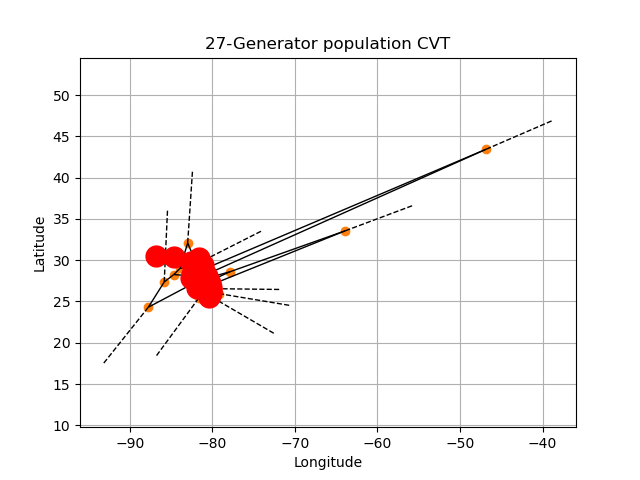

Write Python code to recreate this figure.
#! /usr/bin/env python3
#
def file_column_count ( filename ):

#*****************************************************************************80
#
## file_column_count() counts the number of words in a typical column of a file.
#
#  Licensing:
#
#    This code is distributed under the MIT license.
#
#  Modified:
#
#    13 October 2014
#
#  Author:
#
#    John Burkardt
#
#  Input:
#
#    string FILENAME, the name of the file.
#
#  Output:
#
#    integer COLUMN_COUNT, the number of words in a typical column.
#
  column_count = -1

  input = open ( filename, 'r' )

  column_count = 0

  for line in input:

    if ( line[0] == '#' ):
      continue
    else:

      wc = 0
      for word in line.strip().split():
         wc = wc + 1

      if ( wc == 0 ):
        continue
      elif ( column_count == 0 ):
        column_count = wc
        break

  input.close ( )

  return column_count

def file_column_count_test ( ):

#*****************************************************************************80
#
## file_column_count_test() tests file_column_count().
#
#  Licensing:
#
#    This code is distributed under the MIT license.
#
#  Modified:
#
#    03 December 2014
#
#  Author:
#
#    John Burkardt
#
  import platform

  print ( '' )
  print ( 'file_column_count_test:' )
  print ( '  Count the number of columns in a typical text file line.' )

  filename = 'r8vec2_write_test.txt'
  column_count = file_column_count ( filename )

  print ( '' )
  print ( '  Number of columns in "%s" is %d' % ( filename, column_count ) )

  return

def file_row_count ( filename ):

#*****************************************************************************80
#
## file_row_count() counts the number of rows (lines) in a file.
#
#  Licensing:
#
#    This code is distributed under the MIT license.
#
#  Modified:
#
#    13 October 2014
#
#  Author:
#
#    John Burkardt
#
#  Input:
#
#    string FILENAME, the name of the file.
#
#  Output:
#
#    integer ROW_COUNT, the number of rows in the file.
#
  row_count = -1

  input = open ( filename, 'r' )

  row_count = 0

  for line in input:

    if ( line[0] == '#' ):
      continue
    else:

      wc = 0
      for word in line.strip().split():
         wc = wc + 1

      if ( wc == 0 ):
        continue
      else:
        row_count = row_count + 1

  input.close ( )

  return row_count

def file_row_count_test ( ):

#*****************************************************************************80
#
## file_row_count_test() tests file_row_count().
#
#  Licensing:
#
#    This code is distributed under the MIT license.
#
#  Modified:
#
#    03 December 2014
#
#  Author:
#
#    John Burkardt
#
  import platform

  print ( '' )
  print ( 'file_row_count_test:' )
  print ( '  Count the number of rows in a text file.' )

  filename = 'r8vec2_write_test.txt'
  row_count = file_row_count ( filename )

  print ( '' )
  print ( '  Number of rows in "%s" is %d' % ( filename, row_count ) )

  return

def florida_cdf_pop ( pop ):

#*****************************************************************************80
#
## florida_cdf_pop() constructs a CDF for the Florida population census data.
#
#  Discussion:
#
#    Given the population counts for sites indexed 1 through N,
#    CDF(I) will be the sum of populations 0 through I-1, divided
#    by the total population.
#
#    Then a random number 0 <= R <= 1 can be used to randomly sample
#    the population, by finding I such that CDF(I) <= R < CDF(I+1).
#
#    This, in turn, can be used to identify a particular location
#    in Florida, using the index I to reference its longitude and latitude.
#
#  Licensing:
#
#    This code is distributed under the MIT license.
#
#  Modified:
#
#    13 November 2016
#
#  Author:
#
#    John Burkardt
#
#  Output:
#
#    int POP(N), the population of the city.
#
#    real CDF(N+1), the CDF for the population.
#
  import numpy as np

  n = len ( pop )
  cdf = np.zeros ( n + 1, dtype = np.float64 )
  for i in range ( 0, n ):
    cdf[i+1] = cdf[i] + pop[i]
#
#  Normalize.
#
  pop_sum = np.sum ( pop )
  cdf = cdf / float ( pop_sum )

  return cdf

def florida_cdf_pop_test ( ):

#*****************************************************************************80
#
## florida_cdf_pop_test() tests florida_cdf_pop().
#
#  Licensing:
#
#    This code is distributed under the MIT license.
#
#  Modified:
#
#    13 November 2016
#
#  Author:
#
#    John Burkardt
#
  import numpy as np
  import platform

  print ( '' )
  print ( 'florida_cdf_pop_test():' )
  print ( '  python version: ' + platform.python_version ( ) )
  print ( '  numpy version:  ' + np.version.version )
  print ( '  florida_cdf_pop() constructs a cumulative distribution function (CDF)' )
  print ( '  from a vector of population data.' )
  print ( '' )
  print ( '  Note that CDF is indexed 1 through N+1.' )
#
#  Read the longitude, latitude, population of each census tract.
#
  filename = 'florida_census.txt'

  lon, lat, pop = florida_census_reader ( filename )
#
#  Construct the CDF.
#
  cdf = florida_cdf_pop ( pop )
#
#  Get the size of the data.
#
  n = len ( lon )
#
#  Print some of the data.
#
  print ( '' )
  print ( '       #        POP             CDF' )
  print ( '' )
  print ( '%8d                         %14.6g' % ( 0, cdf[0] ) )
  for i in range ( 0, n ):
    if ( i < 10 or n - 10 <= i ):
      print ( '%8d  %8d  %14.6g' % ( i, pop[i], cdf[i+1] ) )
    elif ( i == 10 ):
      print ( '........  ...........  ........  ..............' )

  return

def florida_census_reader ( filename ):

#*****************************************************************************80
#
## florida_census_reader() reads a simplified Florida census file.
#
#  Discussion:
#
#    Each line has a geometric location ID, population, longitude, latitude.
#
#  Licensing:
#
#    This code is distributed under the MIT license.
#
#  Modified:
#
#    13 November 2016
#
#  Author:
#
#    John Burkardt
#
#  Input:
#
#    string FILENAME, the name of the input file.
#
#  Output:
#
#    real LON(M), LAT(M), the longitude and latitude.
#
#    integer POP(M), the population.
#
  import numpy as np

  m = 4245

  input = open ( filename, 'r' )

  pop = np.zeros ( m, dtype = np.int32 )
  lon = np.zeros ( m, dtype = np.float64 )
  lat = np.zeros ( m, dtype = np.float64 )

  i = 0
  for line in input:

    data = line.split ( )
    id = int ( data[0] )
    pop[i] = int ( data[1] )
    lon[i] = float ( data[2] )
    lat[i] = float ( data[3] )
    i = i + 1

  input.close ( )

  return lon, lat, pop

def florida_census_reader_test ( ):

#*****************************************************************************80
#
## florida_census_reader_test() tests florida_census_reader().
#
#  Licensing:
#
#    This code is distributed under the MIT license.
#
#  Modified:
#
#    13 November 2016
#
#  Author:
#
#    John Burkardt
#
  import platform

  print ( '' )
  print ( 'florida_census_reader_test:' )
  print ( '  Python version: %s' % ( platform.python_version ( ) ) )
  print ( '  florida_census_reader reads data from a cut down census file.' )

  filename = 'florida_census.txt'
  lon, lat, pop = florida_census_reader ( filename )

  n = len ( lon )

  print ( '' )
  print ( ' Index  Longitude    Latitude    Population' )
  print ( '' )
  for i in range ( 0, n ):
    print ( '  %4d  %14.6g  %14.6g  %8d' % ( i, lon[i], lat[i], pop[i] ) )

  return

def florida_centroid_pop ( gen_lon, gen_lat, sample_num, pop_lon, pop_lat, \
  pop_cdf ):

#*****************************************************************************80
#
## florida_centroid_pop() estimates centroids of Voronoi regions, given generators.
#
#  Discussion:
#
#    The calculation is based on population sampling.
#
#  Licensing:
#
#    This code is distributed under the MIT license.
#
#  Modified:
#
#    13 November 2016
#
#  Input:
#
#    real GEN_LON(*), GEN_LAT(*), the longitude and latitude 
#    of generators to be displayed on a map of Florida.
#
#    integer SAMPLE_NUM, the number of samples to use.
#
#    real POP_LON(M), POP_LAT(M), the longitude and latitude for
#    the population data points.
#
#    real POP_cdf(M+1), the CDF for the population.
#
#  Output:
#
#    real CEN_LON(*), CEN_LAT(*), the longitude and latitude 
#    of the population centroids of the Voronoi regions.
#
  import numpy as np
#
#  Initialize the counts for each generator.
#
  n = len ( gen_lon )
  cen_lat = np.zeros ( n, dtype = np.float64 )
  cen_lon = np.zeros ( n, dtype = np.float64 )
  cen_count = np.zeros ( n, dtype = np.int32 )
#
#  Choose random persons in Florida.
#
  indx = florida_sample_pop ( sample_num, pop_cdf )
#
#  Associate each sample person with one of the generators.
#
  for s in range ( 0, sample_num ):

    d_min = np.Inf
    i_min = -1
    for i in range ( 0, n ):
      d = ( pop_lat[indx[s]] - gen_lat[i] ) ** 2 \
        + ( pop_lon[indx[s]] - gen_lon[i] ) ** 2
      if ( d < d_min ):
        d_min = d
        i_min = i

    cen_lat[i_min] = cen_lat[i_min] + pop_lat[indx[s]]
    cen_lon[i_min] = cen_lon[i_min] + pop_lon[indx[s]]
    cen_count[i_min] = cen_count[i_min] + 1
#
#  Set the centroid estimates.
#
  for i in range ( 0, n ):
    if ( cen_count[i] == 0 ):
      cen_lon[i] = gen_lon[i]
      cen_lat[i] = gen_lat[i]
    else:
      cen_lon[i] = cen_lon[i] / cen_count[i]
      cen_lat[i] = cen_lat[i] / cen_count[i]

  return cen_lon, cen_lat

def florida_centroid_pop_test ( ):

#*****************************************************************************80
#
## florida_centroid_pop_test() tests florida_centroid_pop().
#
#  Licensing:
#
#    This code is distributed under the MIT license.
#
#  Modified:
#
#    29 June 2016
#
#  Author:
#
#    John Burkardt
#
  import numpy as np
  import platform

  print ( '' )
  print ( 'florida_centroid_pop_test:' )
  print ( '  Python version: %s' % ( platform.python_version ( ) ) )
  print ( '  florida_centroid_pop can estimate the centroids of' )
  print ( '  the Voronoi cells associated with a set of points' )
  print ( '  within the boundaries of Florida,' )
  print ( '  expressed as longitudes and latitudes.' )
#
#  Set the generator data.
#
  names = [ \
  'Pensacola', \
  'Tallahassee', \
  'Jacksonville', \
  'Tampa', \
  'Gainesville', \
  'Orlando', \
  'Miami' ]

  gen_lat = np.array ( [ \
   30.43, \
   30.46, \
   30.34, \
   27.97, \
   29.65, \
   28.42, \
   25.78 ] )

  gen_lon = np.array ( [ \
    -87.20, \
    -84.25, \
    -81.66, \
    -82.48, \
    -82.32, \
    -81.30, \
    -80.21 ] )
#
#  Read the longitude, latitude, population of each census tract.
#
  filename = 'florida_census.txt'

  pop_lon, pop_lat, pop_count = florida_census_reader ( filename )
#
#  Construct the CDF.
#
  pop_cdf = florida_cdf_pop ( pop_count )
#
#  Estimate the centroids.
#
  sample_num = 5000

  cen_lon, cen_lat = florida_centroid_pop ( gen_lon, \
    gen_lat, sample_num, pop_lon, pop_lat, pop_cdf )
#
#  Show generators, centroids, and Voronoi region together.
# 
  filename = 'florida_centroid_pop.png'

  plot_title = 'Population centroids (red) of Voronoi cells for cities (black).'

  florida_voronoi_display ( gen_lon, gen_lat, cen_lon, cen_lat, filename, \
    plot_title )

  return

def florida_cvt_pop ( gen_lon, gen_lat, pop_lon, pop_lat, pop_cdf ):

#*****************************************************************************80
#
## florida_cvt_pop() estimates a CVT for Florida based on population data.
#
#  Licensing:
#
#    This code is distributed under the MIT license.
#
#  Modified:
#
#    13 November 2016
#
#  Author:
#
#    John Burkardt
#
#  Input:
#
#    real GEN_LON(N), GEN_LAT(N), points to be used as the initial
#    generators.
#
#    real POP_LON(M), POP_LAT(M), the longitude and latitude for
#    the population data points.
#
#    real POP_cdf(M+1), the CDF for the population.
#
#  Output:
#
#    real GEN_LON(N), GEN_LAT(N), improved estimates of the CVT
#    generators.
#

#
#  The N points are are first estimate of the CVT generators.
#
  n = len ( gen_lon )
#
#  Display the points.
#
  filename = ''
  plot_title = 'Initial CVT Generator Estimates'
  florida_point_display ( gen_lon, gen_lat, filename, plot_title )
#
#  Prepare for random sampling.
#
  sample_num = 5000

  for step in range ( 1, 11 ):

    cen_lon, cen_lat = florida_centroid_pop ( gen_lon, gen_lat, \
      sample_num, pop_lon, pop_lat, pop_cdf )

    filename = ''
    plot_title = ( 'CVT Step %d' % ( step ) )
    florida_voronoi_display ( gen_lon, gen_lat, cen_lon, cen_lat, filename, \
      plot_title )

    filename = ''
    plot_title = ( 'Generators after step %d' % ( step ) )
    florida_point_display ( cen_lon, cen_lat, filename, plot_title )

    gen_lon = cen_lon
    gen_lat = cen_lat

  return gen_lon, gen_lat

def florida_cvt_pop_test ( ):

#*****************************************************************************80
#
## florida_cvt_pop_test() tests florida_cvt_pop().
#
#  Licensing:
#
#    This code is distributed under the MIT license.
#
#  Modified:
#
#    13 November 2016
#
#  Author:
#
#    John Burkardt
#
  import platform

  print ( '' )
  print ( 'florida_cvt_pop_test:' )
  print ( '  Python version: %s' % ( platform.python_version ( ) ) )
  print ( '  florida_cvt_pop can estimate the population centroidal' )
  print ( '  Voronoi tessellation (CVT) of a set of points' )
  print ( '  within the boundaries of Florida,' )
  print ( '  expressed as longitudes and latitudes.' )
#
#  Read the longitude, latitude, population and geoid of each census tract.
#
  filename = 'florida_census.txt'
  pop_lon, pop_lat, pop_count = florida_census_reader ( filename )
#
#  Construct the CDF.
#
  pop_cdf = florida_cdf_pop ( pop_count )
#
#  Select N locations uniformly at random with respect to population.
#
  n = 27
  indx = florida_sample_pop ( n, pop_cdf )
  gen_lat = pop_lat[indx[0:n]]
  gen_lon = pop_lon[indx[0:n]]
#
#  Estimate the CVT.
#
  gen_lon, gen_lat = florida_cvt_pop ( gen_lon, gen_lat, pop_lon, pop_lat, \
    pop_cdf )
#
#  Estimate the centroids.
#
  sample_num = 5000
  cen_lon, cen_lat = florida_centroid_pop ( gen_lon, gen_lat, \
    sample_num, pop_lon, pop_lat, pop_cdf )
#
#  Show generators, centroids, and Voronoi region together.
#
  filename = 'florida_cvt_pop.png'
  plot_title = ( '%d-Generator population CVT' % ( n ) )
  florida_voronoi_display ( gen_lon, gen_lat, cen_lon, cen_lat, filename, plot_title )

  return

def florida_pdf_pop ( pop ):

#*****************************************************************************80
#
## florida_pdf_pop() constructs a PDF for the Florida population census data.
#
#  Discussion:
#
#    Given the population counts for sites indexed 1 through N,
#    PDF(I) will be the populations of district I divided by the total.
#
#  Licensing:
#
#    This code is distributed under the MIT license.
#
#  Modified:
#
#    13 November 2016
#
#  Author:
#
#    John Burkardt
#
#  Output:
#
#    int POP(N), the population for each census location.
#
#    real PDF(N), the PDF for the population.
#
  import numpy as  np
#
#  Normalize.
#
  n = len ( pop )
  pdf = np.zeros ( n )
  pop_sum = float ( np.sum ( pop ) )
  pdf[0:n] = pop[0:n] / pop_sum

  return pdf

def florida_pdf_pop_test ( ):

#*****************************************************************************80
#
## florida_pdf_pop_test() tests florida_pdf_pop().
#
#  Licensing:
#
#    This code is distributed under the MIT license.
#
#  Modified:
#
#    13 November 2016
#
#  Author:
#
#    John Burkardt
#
  import platform

  print ( '' )
  print ( 'florida_pdf_pop_test:' )
  print ( '  Python version: %s' % ( platform.python_version ( ) ) )
  print ( '  florida_pdf_pop constructs a probability distribution function (PDF)' )
  print ( '  from a vector of population data.' )
#
#  Read the longitude, latitude, population and geoid of each census tract.
#
  filename = 'florida_census.txt'

  lon, lat, pop = florida_census_reader ( filename )
#
#  Construct the PDF.
#
  pdf = florida_pdf_pop ( pop )
#
#  Get the size of the data.
#
  n = len ( lon )
#
#  Print some of the data.
#
  print ( '' )
  print ( '       #        POP             PDF' )
  print ( '' )
  for i in range ( 0, n ):
    if ( i < 10 or n - 10 <= i ):
      print ( '%8d  %8d  %14.6g' % ( i, pop[i], pdf[i] ) )
    elif ( i == 10 ):
      print ( '........  ........  ..............' )

  return

def florida_point_display ( p_lon, p_lat, filename, plot_title ):

#*****************************************************************************80
#
## florida_point_display() displays points within the boundaries of Florida.
#
#  Discussion:
#
#    The points are assumed to be given in terms of longitude and latitude.
#
#  Licensing:
#
#    This code is distributed under the MIT license.
#
#  Modified:
#
#    05 November 2016
#
#  Input:
#
#    real P_LON(*), P_LAT(*), the longitude and latitude of the points.
#
#    string FILENAME, a name for the graphics file.
#    If FILENAME is '', the plot is not saved.
#
#    string PLOT_TITLE, a title for the plot.
#
  import matplotlib.pyplot as plt

  f_lon, f_lat = florida_shape_read ( )

  plt.plot ( f_lon, f_lat, linewidth = 2, color = 'g' )

  plt.plot ( p_lon, p_lat, 'ro', markersize = 15 )

  plt.axis ( 'equal' )
  plt.grid ( True )
  plt.xlabel ( 'Longitude' )
  plt.ylabel ( 'Latitude' )
  plt.title ( plot_title )
  if ( 0 < len ( filename ) ):
    plt.savefig ( filename )
    print ( '' )
    print ( '  Graphics data saved as "%s"' % ( filename ) )
  plt.show ( block = False )
  plt.close ( )

  return

def florida_point_display_test ( ):

#*****************************************************************************80
#
## florida_point_display_test() tests florida_point_display().
#
#  Licensing:
#
#    This code is distributed under the MIT license.
#
#  Modified:
#
#    05 November 2016
#
#  Author:
#
#    John Burkardt
#
  import numpy as np
  import platform

  print ( '' )
  print ( 'florida_point_display_test:' )
  print ( '  Python version: %s' % ( platform.python_version ( ) ) )
  print ( '  florida_point_display can display a set of points' )
  print ( '  within the boundaries of Florida,' )
  print ( '  expressed as longitudes and latitudes.' )

  name = [ \
  'Pensacola', \
  'Tallahassee', \
  'Jacksonville', \
  'Tampa', \
  'Gainesville', \
  'Orlando', \
  'Miami' ]

  p_lat = np.array ( [ \
   30.43, \
   30.46, \
   30.34, \
   27.97, \
   29.65, \
   28.42, \
   25.78 ] )

  p_lon = np.array ( [ \
    -87.20, \
    -84.25, \
    -81.66, \
    -82.48, \
    -82.32, \
    -81.30, \
    -80.21 ] )

  filename = 'florida_point_display.png'
  plot_title = 'Seven Florida Cities'
  florida_point_display ( p_lon, p_lat, filename, plot_title )

  return

def florida_sample_pop ( n, cdf ):

#*****************************************************************************80
#
## florida_sample_pop() randomly samples the Florida population data.
#
#  Discussion:
#
#    M census districts have been given, and for each district,
#    a total population was listed.
#
#    A CDF vector CDF(1:M+1) was created, such that CDF(I) is the probability
#    that a person resides in a district of index less than or equal to I.
#
#    We now ask for N random samples of the population, which means we will
#    return N values I between 1 and M, selected randomly and weighted by
#    population.
#
#  Licensing:
#
#    This code is distributed under the MIT license.
#
#  Modified:
#
#    13 November 2016
#
#  Author:
#
#    John Burkardt
#
#  Input:
#
#    integer N, the number of random samples requested.
#
#    real CDF(M+1), the CDF for the population.
#
#  Output:
#
#    integer INDX(N), a sequence of indices between 0 and N - 1.
#
  from numpy.random import default_rng
  import numpy as np

  rng = default_rng ( )

  rvec = rng.random ( size = n )

  indx = np.zeros ( n, dtype = np.int32 )

  m = len ( cdf )

  for j in range ( 0, n ):
    for i in range ( 0, m ):
      if ( rvec[j] <= cdf[i+1] ):
        indx[j] = i
        break      

  return indx

def florida_sample_pop_test ( ):

#*****************************************************************************80
#
## florida_sample_pop_test() tests florida_sample_pop().
#
#  Licensing:
#
#    This code is distributed under the MIT license.
#
#  Modified:
#
#    13 November 2016
#
#  Author:
#
#    John Burkardt
#
  import platform

  print ( '' )
  print ( 'florida_sample_pop_test:' )
  print ( '  Python version: %s' % ( platform.python_version ( ) ) )
  print ( '  florida_sample_pop randomly samples census districts' )
  print ( '  weighted by population.' )
#
#  Read the longitude, latitude, population and geoid of each census tract.
#
  filename = 'florida_census.txt'

  lon, lat, pop = florida_census_reader ( filename )
#
#  Construct the PDF, just for printing convenience.
#
  pdf = florida_pdf_pop ( pop )
#
#  Construct the CDF.
#
  cdf = florida_cdf_pop ( pop )
#
#  Get N random samples.
#
  n = 50

  indx = florida_sample_pop ( n, cdf )
#
#  Print some of the data.
#
  print ( '' )
  print ( '       #      INDX        POP             PDF' )
  print ( '' )

  for i in range ( 0, n ):
    if ( i <= 9 or n - 10 <= i ):
      print ( '%8d  %8d  %8d  %14.6f' % ( i, indx[i], pop[indx[i]], pdf[indx[i]] ) )
    elif ( i == 10 ):
      print ( '........  ........  ...........  ........  ..............' )
#
#  Plot the sample points.
#
  filename = 'florida_sample_pop.png'
  plot_title = '50 spots uniformly sampled by populiation'
  florida_point_display ( lon[indx[0:n]], lat[indx[0:n]], filename, plot_title )

  return

def florida_shape_display ( lon, lat, filename, plot_title ):

#*****************************************************************************80
#
## florida_shape_display() displays the shape of Florida.
#
#  Licensing:
#
#    This code is distributed under the MIT license.
#
#  Modified:
#
#    04 November 2016
#
#  Input:
#
#    real LON(*), LAT(*), the longitude and latitude of the points.
#
#    string FILENAME, a name for the graphics file.
#
#    string PLOT_TITLE, a title for the plot.
#
  import matplotlib.pyplot as plt

  plt.plot ( lon, lat, linewidth = 2, color = 'r' )
  plt.axis ( 'equal' )
  plt.grid ( 'on' )
  plt.xlabel ( 'Longitude' )
  plt.ylabel ( 'Latitude' )
  plt.title ( plot_title )
  if ( 0 < len ( filename ) ):
    plt.savefig ( filename )
    print ( '' )
    print ( '  Plot saved as "%s"' % ( filename ) )
  plt.show ( block = False )
  plt.close ( )

  return

def florida_shape_display_test ( ):

#*****************************************************************************80
#
## florida_shape_display_test() tests florida_shape_display().
#
#  Licensing:
#
#    This code is distributed under the MIT license.
#
#  Modified:
#
#    04 November 2016
#
#  Author:
#
#    John Burkardt
#
  import platform
  
  print ( '' )
  print ( 'florida_shape_display_test:' )
  print ( '  Python version: %s' % ( platform.python_version ( ) ) )
  print ( '  florida_shape_display displays the shape of Florida.' )

  filename = 'florida_shape.txt'
  m = r8vec2_header_read ( filename )
  lon, lat = r8vec2_data_read ( filename, m )

  filename = 'florida_shape_display.png'
  plot_title = 'The shape of Florida'

  florida_shape_display ( lon, lat, filename, plot_title )

  return

def florida_shape_read ( ):

#*****************************************************************************80
#
## florida_shape_read() extracts the low resolution Florida polygon.
#
#  Discussion:
#
#    The MATLAB Mapping Toolbox includes information about high and
#    low resolution polygonal models of US States.  We want to examine
#    the low resolution polygonal model of Florida.
#
#  Licensing:
#
#    This code is distributed under the MIT license.
#
#  Modified:
#
#    04 November 2016
#
#  Output:
#
#    real LON(*), LAT(*), the longitude and latitude of the
#    polygonal vertices, listed in counterclockwise order.
#
  filename = 'florida_shape.txt'
  m = r8vec2_header_read ( filename )
  lon, lat = r8vec2_data_read ( filename, m )

  return lon, lat

def florida_shape_read_test ( ):

#*****************************************************************************80
#
## florida_shape_read_test() tests florida_shape_read().
#
#  Licensing:
#
#    This code is distributed under the MIT license.
#
#  Modified:
#
#    04 November 2016
#
#  Author:
#
#    John Burkardt
#
  import platform

  print ( '' )
  print ( 'florida_shape_read_test:' )
  print ( '  Python version: %s' % ( platform.python_version ( ) ) )
  print ( '  florida_shape_read returns informaition defining' )
  print ( '  a low-resolution polygonal model of Florida.' )

  lon, lat = florida_shape_read ( )
#
#  Print some of the information.
#
  n = len ( lon )
  r8vec2_print_some ( n, lon, lat, 10, \
    '  Longitude/Latitude, Florida Polygon Vertices:' ) 
#
#  Show generators, centroids, and Voronoi region together.
# 
  filename = 'florida_shape_read.png';
  plot_title = 'Low resolution polygonal outline of Florida';
  florida_shape_display ( lon, lat, filename, plot_title );

  return

def florida_voronoi_display ( g_lon, g_lat, p_lon, p_lat, filename, plot_title ):

#*****************************************************************************80
#
## florida_voronoi_display() displays generators, and their Voronoi diagram.
#
#  Licensing:
#
#    This code is distributed under the MIT license.
#
#  Modified:
#
#    07 November 2016
#
#  Input:
#
#    real G_LON(*), G_LAT(*), the longitude and latitude of 
#    generators to be displayed on a map of Florida, using black dots.
#
#    real P_LON(*), P_LAT(*), additional points, to be shown using
#    red dots.
#
#    string FILENAME, a name for the graphics file.
#    If FILENAME is '', the plot is not saved.
#
#    string PLOT_TITLE, a title for the plot.
#
  import matplotlib.pyplot as plt
  import numpy as np
  import scipy.spatial as spatial
#
#  Determine the Voronoi diagram for the generators.
#
  g_num = len ( g_lon )
  g = np.zeros ( [ g_num, 2 ] )
  g[:,0] = g_lon[:]
  g[:,1] = g_lat[:]

  vor = spatial.Voronoi ( g )
#
#  Plot the Voronoi diagram.
#
  spatial.voronoi_plot_2d ( vor )
#
#  Get the Florida information.
#
  f_lon, f_lat = florida_shape_read ( )
#
#  Draw the outline of Florida.
#
  plt.plot ( f_lon, f_lat, linewidth = 2, color = 'g' )
#
#  Include the auxilliary points.
#
  plt.plot ( p_lon, p_lat, 'ro', markersize = 15 )
#
#  More plot stuff.
#
  plt.axis ( 'equal' )
  plt.grid ( 'on' )
  plt.xlabel ( 'Longitude' )
  plt.ylabel ( 'Latitude' )
  plt.title ( plot_title )
  if ( 0 < len ( filename ) ):
    plt.savefig ( filename )
    print ( '' )
    print ( '  Graphics data saved as "%s"' % ( filename ) )
  plt.show ( block = False )
  plt.close ( )

  return

def florida_voronoi_display_test ( ):

#*****************************************************************************80
#
## florida_voronoi_display_test() tests florida_voronoi_display().
#
#  Licensing:
#
#    This code is distributed under the MIT license.
#
#  Modified:
#
#    29 June 2016
#
#  Author:
#
#    John Burkardt
#
  import numpy as np
  import platform

  print ( '' )
  print ( 'florida_voronoi_display_test:' )
  print ( '  Python version: %s' % ( platform.python_version ( ) ) )
  print ( '  florida_voronoi_display can display a set of points' )
  print ( '  within the boundaries of Florida,' )
  print ( '  expressed as longitudes and latitudes,' )
  print ( '  and the Voronoi diagram they generate.' )

  name = [ \
  'Pensacola', \
  'Tallahassee', \
  'Jacksonville', \
  'Tampa', \
  'Gainesville', \
  'Orlando', \
  'Miami' ]

  g_lon = np.array ( [ \
    -87.20, \
    -84.25, \
    -81.66, \
    -82.48, \
    -82.32, \
    -81.30, \
    -80.21 ] )

  g_lat = np.array ( [ \
   30.43, \
   30.46, \
   30.34, \
   27.97, \
   29.65, \
   28.42, \
   25.78 ] )

  p_lon = []
  p_lat = []

  filename = 'florida_voronoi_display.png'
  plot_title = 'Voronoi diagram for 7 Florida cities'

  florida_voronoi_display ( g_lon, g_lat, p_lon, p_lat, filename, plot_title )

  return

def r8vec_print ( n, a, title ):

#*****************************************************************************80
#
## r8vec_print() prints an R8VEC.
#
#  Licensing:
#
#    This code is distributed under the MIT license.
#
#  Modified:
#
#    31 August 2014
#
#  Author:
#
#    John Burkardt
#
#  Input:
#
#    integer N, the dimension of the vector.
#
#    real A(N), the vector to be printed.
#
#    string TITLE, a title.
#
  print ( '' )
  print ( title )
  print ( '' )
  for i in range ( 0, n ):
    print ( '%6d:  %12g' % ( i, a[i] ) )

def r8vec2_data_read ( filename, m ):

#*****************************************************************************80
#
## r8vec2_data_read() reads the data from an R8VEC2.
#
#  Discussion:
#
#    An R8VEC2 is an pair of R8VEC's.
#
#  Licensing:
#
#    This code is distributed under the MIT license.
#
#  Modified:
#
#    04 November 2016
#
#  Author:
#
#    John Burkardt
#
#  Input:
#
#    string FILENAME, the name of the input file.
#
#    integer M, the number of rows in the file.
#
#  Output:
#
#    real X(M), Y(M), the data.
#
  import numpy as np

  input = open ( filename, 'r' )

  x = np.zeros ( m )
  y = np.zeros ( m )

  i = 0
  for line in input:

    if ( line[0] == '#' ):
      continue
    else:
      data = line.split ( )
      x[i] = data[0]
      y[i] = data[1]
      i = i + 1

  input.close ( )

  return x, y

def r8vec2_data_read_test ( ):

#*****************************************************************************80
#
## r8vec2_data_read_test() tests r8vec2_data_read().
#
#  Licensing:
#
#    This code is distributed under the MIT license.
#
#  Modified:
#
#    04 November 2016
#
#  Author:
#
#    John Burkardt
#
  import platform

  print ( '' )
  print ( 'r8vec2_data_read_test:' )
  print ( '  Python version: %s' % ( platform.python_version ( ) ) )
  print ( '  r8vec2_data_read reads data from an R8VEC2.' )

  m = 5
  filename = 'r8vec2_write_test.txt'
  x, y = r8vec2_data_read ( filename, m )
  r8vec2_print ( m, x, y, '  Data read from file:' )

  return

def r8vec2_header_read ( filename ):

#*****************************************************************************80
#
## r8vec2_header_read() reads the header from an R8VEC2 file.
#
#  Discussion:
#
#    An R8VEC2 is a pair of R8VEC's.
#
#  Licensing:
#
#    This code is distributed under the MIT license.
#
#  Modified:
#
#    04 November 2016
#
#  Author:
#
#    John Burkardt
#
#  Input:
#
#    string FILENAME, the name of the input file.
#
#  Output:
#
#    integer M, the number of rows in the file.
#
  n = file_column_count ( filename )

  if ( n != 2 ):
    print ( '' )
    print ( 'r8vec2_header_read - Fatal error!' )
    print ( '  The number of columns is not 2, but %d.' % ( n ) )
    raise Exception ( 'r8vec2_header_read - Fatal error!' )

  m = file_row_count ( filename )

  return m

def r8vec2_header_read_test ( ):

#*****************************************************************************80
#
## r8vec2_header_read_test() tests r8vec2_header_read().
#
#  Licensing:
#
#    This code is distributed under the MIT license.
#
#  Modified:
#
#    13 October 2014
#
#  Author:
#
#    John Burkardt
#
  import numpy as np
  import platform

  print ( '' )
  print ( 'r8vec2_header_read_test:' )
  print ( '  Python version: %s' % ( platform.python_version ( ) ) )
  print ( '  r8vec2_header_read counts rows in a file containing an R8VEC2.' )

  filename = 'r8vec2_write_test.txt'
  m = r8vec2_header_read ( filename )

  print ( '' )
  print ( '  File "%s" contains %d rows.' % ( filename, m ) )

  return

def r8vec2_print ( n, a1, a2, title ):

#*****************************************************************************80
#
## r8vec2_print() prints an R8VEC2.
#
#  Discussion:
#
#    An R8VEC2 is a dataset consisting of N pairs of real values, stored
#    as two separate vectors A1 and A2.
#
#  Licensing:
#
#    This code is distributed under the MIT license.
#
#  Modified:
#
#    27 June 2015
#
#  Author:
#
#    John Burkardt
#
#  Input:
#
#    integer N, the number of components of the vector.
#
#    real A1(N), A2(N), the vectors to be printed.
#
#    string TITLE, a title.
#
  print ( '' )
  print ( title )
  print ( '' )
  for i in range ( 0, n ):
    print ( '  %6d:   %12g  %12g' % ( i, a1[i], a2[i] ) )

  return

def r8vec2_print_test ( ):

#*****************************************************************************80
#
## r8vec2_print_test() tests r8vec2_print().
#
#  Licensing:
#
#    This code is distributed under the MIT license.
#
#  Modified:
#
#    27 June 2015
#
#  Author:
#
#    John Burkardt
#
  import numpy as np
  import platform

  print ( '' )
  print ( 'r8vec2_print_test' )
  print ( '  Python version: %s' % ( platform.python_version ( ) ) )
  print ( '  r8vec2_print prints a pair of R8VEC\'s.' )

  n = 6
  v = np.array ( [ 0.0, 0.20, 0.40, 0.60, 0.80, 1.0 ], dtype = np.float64 )
  w = np.array ( [ 0.0, 0.04, 0.16, 0.36, 0.64, 1.0 ], dtype = np.float64 )
  r8vec2_print ( n, v, w, '  Print a pair of R8VEC\'s:' )

  return

def r8vec2_print_some ( n, x1, x2, max_print, title ):

#*****************************************************************************80
#
## r8vec2_print_some() prints some of an R8VEC2.
#
#  Discussion:
#
#    An R8VEC2 is two R8VEC's.
#
#    An R8VEC is a vector of R8 values.
#
#    The user specifies MAX_print, the maximum number of lines to print.
#
#    If N, the size of the vectors, is no more than MAX_print, then
#    the entire vectors are printed, one entry of each per line.
#
#    Otherwise, if possible, the first MAX_print-2 entries are printed,
#    followed by a line of periods suggesting an omission,
#    and the last entry.
#
#  Licensing:
#
#    This code is distributed under the MIT license.
#
#  Modified:
#
#    07 February 2016
#
#  Author:
#
#    John Burkardt
#
#  Input:
#
#    integer N, the number of entries of the vectors.
#
#    real X1(N), X2(N), the vector to be printed.
#
#    integer MAX_print, the maximum number of lines to print.
#
#    string TITLE, a title.
#
  if ( max_print <= 0 ):
    return

  if ( n <= 0 ):
    return

  print ( '' )
  print ( title )
  print ( '' )

  if ( n <= max_print ):

    for i in range ( 0, n ):
      print ( '%6d: %14g  %14g' % ( i, x1[i], x2[i] ) )

  elif ( 3 <= max_print ):

    for i in range ( 0, max_print - 2 ):
      print ( '%6d: %14g  %14g' % ( i, x1[i], x2[i] ) )
    print ( '......  ..............  ..............' )
    i = n - 1
    print ( '%6d: %14g  %14g' % ( i, x1[i], x2[i] ) )

  else:

    for i in range ( 0, max_print - 1 ):
      print ( '%6d: %14g  %14g' % ( i, x1[i], x2[i] ) )
    i = max_print - 1
    print ( '%6d: %14g  %14g  ...more entries...' % ( i, x1[i], x2[i] ) )

  return

def r8vec2_print_some_test ( ):

#*****************************************************************************80
#
## r8vec2_print_some_test() tests r8vec2_print_some().
#
#  Licensing:
#
#    This code is distributed under the MIT license.
#
#  Modified:
#
#    07 January 2016
#
#  Author:
#
#    John Burkardt
#
  import numpy as np
  import platform

  n = 100
  a = np.zeros ( n )
  b = np.zeros ( n )

  for i in range ( 0, n ):
    x = float ( i + 1 )
    a[i] = x * x
    b[i] = np.sqrt ( x )

  print ( '' )
  print ( 'r8vec2_print_some_test' )
  print ( '  Python version: %s' % ( platform.python_version ( ) ) )
  print ( '  r8vec2_print_some prints some of a pair of R8VEC\'s.' )

  r8vec2_print_some ( n, a, b, 10, '  Square and square root:' )

  return

def timestamp ( ):

#*****************************************************************************80
#
## timestamp() prints the date as a timestamp.
#
#  Licensing:
#
#    This code is distributed under the MIT license. 
#
#  Modified:
#
#    06 April 2013
#
#  Author:
#
#    John Burkardt
#
  import time

  t = time.time ( )
  print ( time.ctime ( t ) )

  return None

def florida_cvt_pop_tests ( ):

#*****************************************************************************80
#
## florida_cvt_pop_tests() tests florida_cvt_pop().
#
#  Licensing:
#
#    This code is distributed under the MIT license.
#
#  Modified:
#
#    13 November 2016
#
#  Author:
#
#    John Burkardt
#
  import platform

  print ( '' )
  print ( 'florida_cvt_pop_tests():' )
  print ( '  Python version: %s' % ( platform.python_version ( ) ) )
  print ( '  Test florida_cvt_pop().' )

  file_column_count_test ( )
  file_row_count_test ( )
  florida_cdf_pop_test ( )
  florida_census_reader_test ( )
  florida_centroid_pop_test ( )
  florida_cvt_pop_test ( )
  florida_pdf_pop_test ( )
  florida_point_display_test ( )
  florida_sample_pop_test ( )
  florida_shape_display_test ( )
  florida_shape_read_test ( )
  florida_voronoi_display_test ( )
  r8vec2_data_read_test ( )
  r8vec2_header_read_test ( )
#
#  Terminate.
#
  print ( '' )
  print ( 'florida_cvt_pop_tests():' )
  print ( '  Normal end of execution.' )
  return

if ( __name__ == '__main__' ):
  timestamp ( )
  florida_cvt_pop_tests ( )
  timestamp ( )
 
